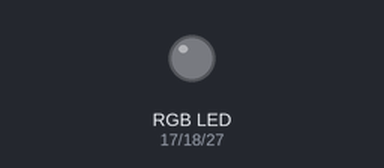
Simulated run of this program. Board: Raspberry Pi (BCM pin numbers). On the bench: an RGB LED mixed from three pins (HIGH = lit). At 0.1 s the program stops and its outputs stay as they are.

Above: at 0.2 s.
Timing chart, 0 to 1.6 s (numbered marks = the images above):
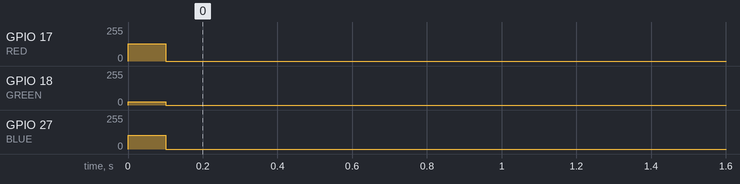

Measured:
- by itself, GPIO 17 (RED): 0/255 → 128/255 at 0.00 s, → 0/255 0.10 s later
- by itself, GPIO 18 (GREEN): 0/255 → 26/255 at 0.00 s, → 0/255 0.10 s later
- by itself, GPIO 27 (BLUE): 0/255 → 102/255 at 0.00 s, → 0/255 0.10 s later

The program:

rgb.py
```python
import RPi.GPIO as GPIO
import time

GPIO.setmode(GPIO.BCM)

RED = 17
GREEN = 18
BLUE = 27

GPIO.setup(RED, GPIO.OUT)
GPIO.setup(GREEN, GPIO.OUT)
GPIO.setup(BLUE, GPIO.OUT)

Freq = 100 #Hz

RED_C = GPIO.PWM(RED, Freq)
RED_C.start(0)
GREEN_C = GPIO.PWM(GREEN, Freq)
GREEN_C.start(0)
BLUE_C = GPIO.PWM(BLUE, Freq)
BLUE_C.start(0)

def color(R, G, B, on_time):
    RED_C.ChangeDutyCycle(R)
    GREEN_C.ChangeDutyCycle(G)
    BLUE_C.ChangeDutyCycle(B)
    time.sleep(on_time)

    RED_C.ChangeDutyCycle(0)
    GREEN_C.ChangeDutyCycle(0)
    BLUE_C.ChangeDutyCycle(0)

try:
    color(50, 10, 40, 0.1)

finally:
    GPIO.cleanup()
```
